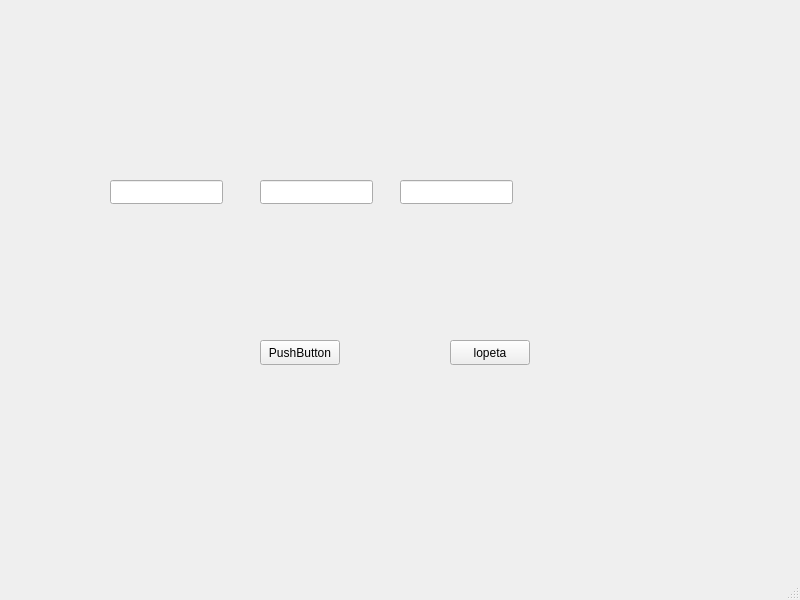
<?xml version="1.0" encoding="UTF-8"?>
<ui version="4.0">
 <class>MainWindow</class>
 <widget class="QMainWindow" name="MainWindow">
  <property name="geometry">
   <rect>
    <x>0</x>
    <y>0</y>
    <width>800</width>
    <height>600</height>
   </rect>
  </property>
  <property name="windowTitle">
   <string>MainWindow</string>
  </property>
  <widget class="QWidget" name="centralwidget">
   <widget class="QLineEdit" name="hours">
    <property name="geometry">
     <rect>
      <x>110</x>
      <y>180</y>
      <width>113</width>
      <height>24</height>
     </rect>
    </property>
   </widget>
   <widget class="QLineEdit" name="minutes">
    <property name="geometry">
     <rect>
      <x>260</x>
      <y>180</y>
      <width>113</width>
      <height>24</height>
     </rect>
    </property>
   </widget>
   <widget class="QLineEdit" name="seconds">
    <property name="geometry">
     <rect>
      <x>400</x>
      <y>180</y>
      <width>113</width>
      <height>24</height>
     </rect>
    </property>
   </widget>
   <widget class="QPushButton" name="pushButton">
    <property name="geometry">
     <rect>
      <x>260</x>
      <y>340</y>
      <width>80</width>
      <height>25</height>
     </rect>
    </property>
    <property name="text">
     <string>PushButton</string>
    </property>
   </widget>
   <widget class="QPushButton" name="pushButton_2">
    <property name="geometry">
     <rect>
      <x>450</x>
      <y>340</y>
      <width>80</width>
      <height>25</height>
     </rect>
    </property>
    <property name="text">
     <string>lopeta</string>
    </property>
   </widget>
  </widget>
  <widget class="QMenuBar" name="menubar">
   <property name="geometry">
    <rect>
     <x>0</x>
     <y>0</y>
     <width>800</width>
     <height>21</height>
    </rect>
   </property>
  </widget>
  <widget class="QStatusBar" name="statusbar"/>
 </widget>
 <resources/>
 <connections/>
</ui>
